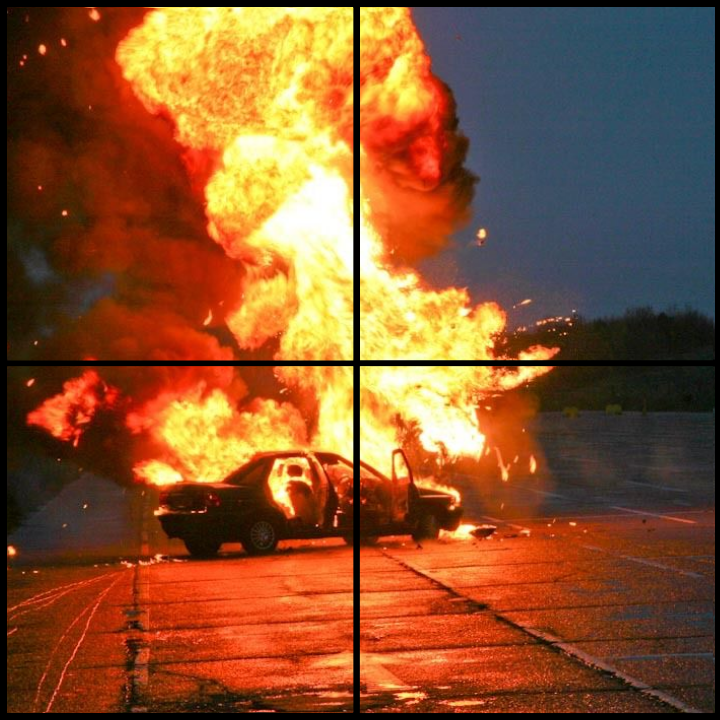
#> input picture Assets/Meledak.png, 720 x 720 px
$ jupyter execute jurnal_sementara.ipynb
#> lines starting #> are read from the running program, lines starting #| are printed output that depends on the picture
[cell 1]
import numpy as np
import matplotlib.pyplot as plt
import cv2

[cell 2]
img = plt.imread('Assets/Meledak.png')
#> img is the input picture: shape (720, 720, 3) float32; mean R, G, B 0.539, 0.327, 0.182
plt.imshow(img)

[cell 3]
def fungsi_empat_S(gambar, a, b, mode='H'):
#> called with a = 0, b = 355, mode = 'H'
 return gambar[a:b, :] if mode == 'H' else gambar[:, a:b]
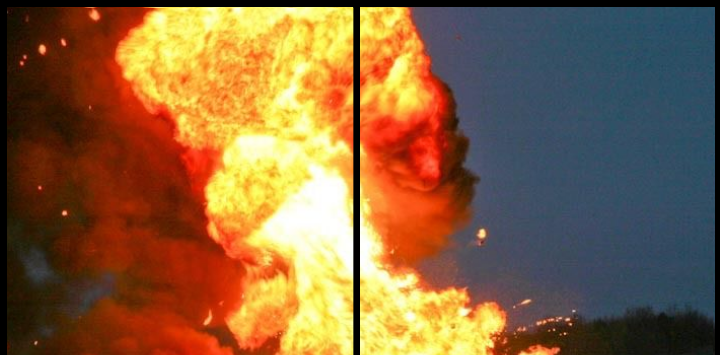
#> returned value: shape (355, 720, 3) float32; mean of channels 0, 1, 2 0.526, 0.386, 0.245; drawn as R, G, B

[cell 4]
def fungsi_tiga(image, p1=0, p2=0, p3=0, p4=0):
    h, w = image.shape
    dilated = np.zeros((h * 2, w * 2)).astype(int)
    for y in range(h * 2):
        for x in range(w * 2):
            dilated[y][x] = image[int(y / 2)][int(x / 2)]

    sy, ey = max(0, p1), min(h * 2, h * 2 - p2)
    sx, ex = max(0, p3), min(w * 2, w * 2 - p4)

    hasil = dilated[sy:ey, sx:ex]

    return hasil

[cell 5]
def crop_hitam(image):
    if image.dtype == float or image.dtype == np.float32:
        image = np.clip(image, 0, 255).astype(np.uint8)

    if image.ndim == 3:
        mask = np.any(image > 0, axis=2)
    else:
        mask = image > 0

    baris = np.any(mask, axis=1)
    kolom = np.any(mask, axis=0)

    if not np.any(baris) or not np.any(kolom):
        return image

    y1, y2 = np.where(baris)[0][[0, -1]]
    x1, x2 = np.where(kolom)[0][[0, -1]]
    return image[y1:y2+1, x1:x2+1]

[cell 6]
bagian_atas = fungsi_empat_S(img, 0, 355, mode='H')
bagian_bawah = fungsi_empat_S(img, 365, 730, mode='H')
#> call 2 of fungsi_empat_S, with a = 365, b = 730, mode = 'H'
#> in fungsi_empat_S (call 2), `return gambar[a:b, :] if mode == 'H' else gambar[:, a:b]`:
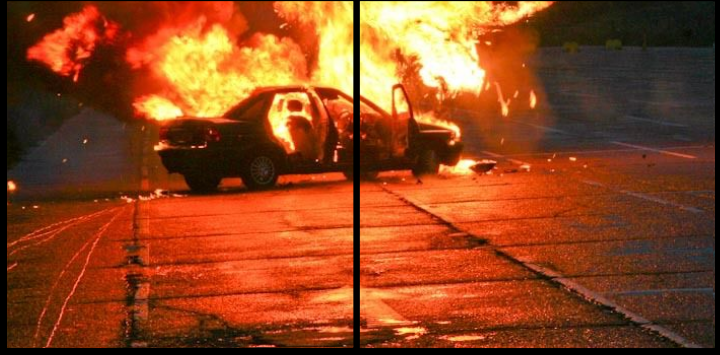
#> returned value: shape (355, 720, 3) float32; mean of channels 0, 1, 2 0.557, 0.27, 0.12; drawn as R, G, B

citra_1 = fungsi_empat_S(bagian_atas, 0, 355, mode='V')
#> call 3 of fungsi_empat_S, with a = 0, b = 355, mode = 'V'
#> in fungsi_empat_S (call 3), `return gambar[a:b, :] if mode == 'H' else gambar[:, a:b]`:
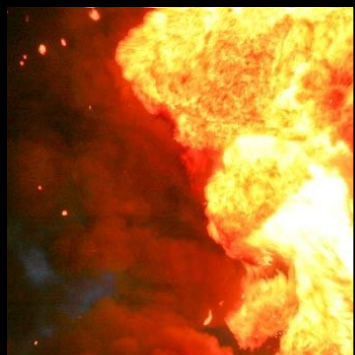
#> returned value: shape (355, 355, 3) float32; mean of channels 0, 1, 2 0.664, 0.43, 0.182; drawn as R, G, B
citra_2 = fungsi_empat_S(bagian_atas, 365, 730, mode='V')
#> call 4 of fungsi_empat_S, with a = 365, b = 730, mode = 'V'
#> in fungsi_empat_S (call 4), `return gambar[a:b, :] if mode == 'H' else gambar[:, a:b]`:
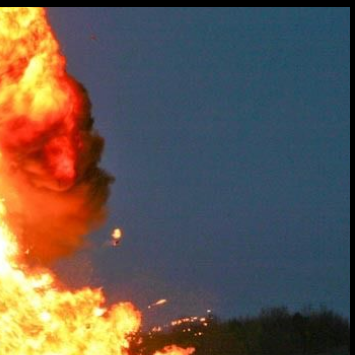
#> returned value: shape (355, 355, 3) float32; mean of channels 0, 1, 2 0.39, 0.342, 0.31; drawn as R, G, B

citra_3 = fungsi_empat_S(bagian_bawah, 0, 355, mode='V')
#> in fungsi_empat_S (call 5), `return gambar[a:b, :] if mode == 'H' else gambar[:, a:b]`:
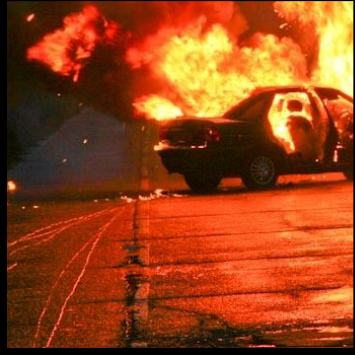
#> returned value: shape (355, 355, 3) float32; mean of channels 0, 1, 2 0.589, 0.26, 0.0936; drawn as R, G, B
citra_4 = fungsi_empat_S(bagian_bawah, 365, 730, mode='V')
#> in fungsi_empat_S (call 6), `return gambar[a:b, :] if mode == 'H' else gambar[:, a:b]`:
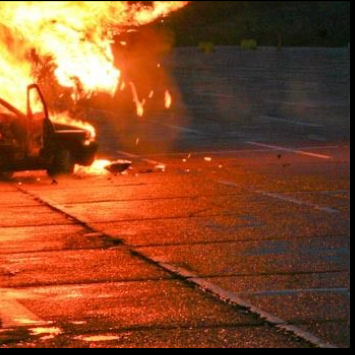
#> returned value: shape (355, 355, 3) float32; mean of channels 0, 1, 2 0.53, 0.281, 0.147; drawn as R, G, B


plt.figure(figsize=(8, 8))

# Gambar 1 (Posisi kiri atas)
plt.subplot(2, 2, 1)
plt.title("Part 1")
plt.imshow(citra_1)

# Gambar 2 (Posisi kanan atas)
plt.subplot(2, 2, 2)
plt.title("Part 2")
plt.imshow(citra_2)

# Gambar 3 (Posisi kiri bawah)
plt.subplot(2, 2, 3)
plt.title("Part 3")
plt.imshow(citra_3)

# Gambar 4 (Posisi kanan bawah)
plt.subplot(2, 2, 4)
plt.title("Part 4")
plt.imshow(citra_4)

$ run again, with Assets/Bunga.png copied over Assets/Meledak.png
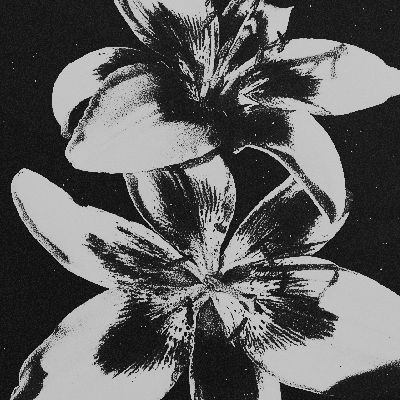
#> input picture Assets/Bunga.png, 400 x 400 px
#> img is the input picture: shape (400, 400, 3) float32; min 0, max 0.894, mean 0.374
#> in fungsi_empat_S (call 3), `return gambar[a:b, :] if mode == 'H' else gambar[:, a:b]`:
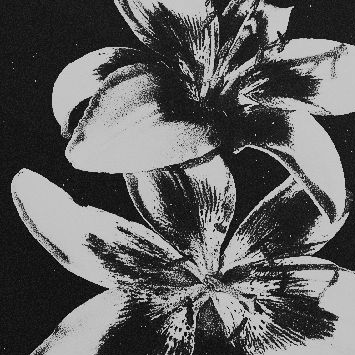
#> returned value: shape (355, 355, 3) float32; min 0, max 0.894, mean 0.372
#> in fungsi_empat_S (call 6), `return gambar[a:b, :] if mode == 'H' else gambar[:, a:b]`:
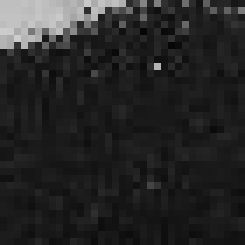
#> returned value: shape (35, 35, 3) float32 (shown 7 times larger); min 0.0235, max 0.804, mean 0.15
